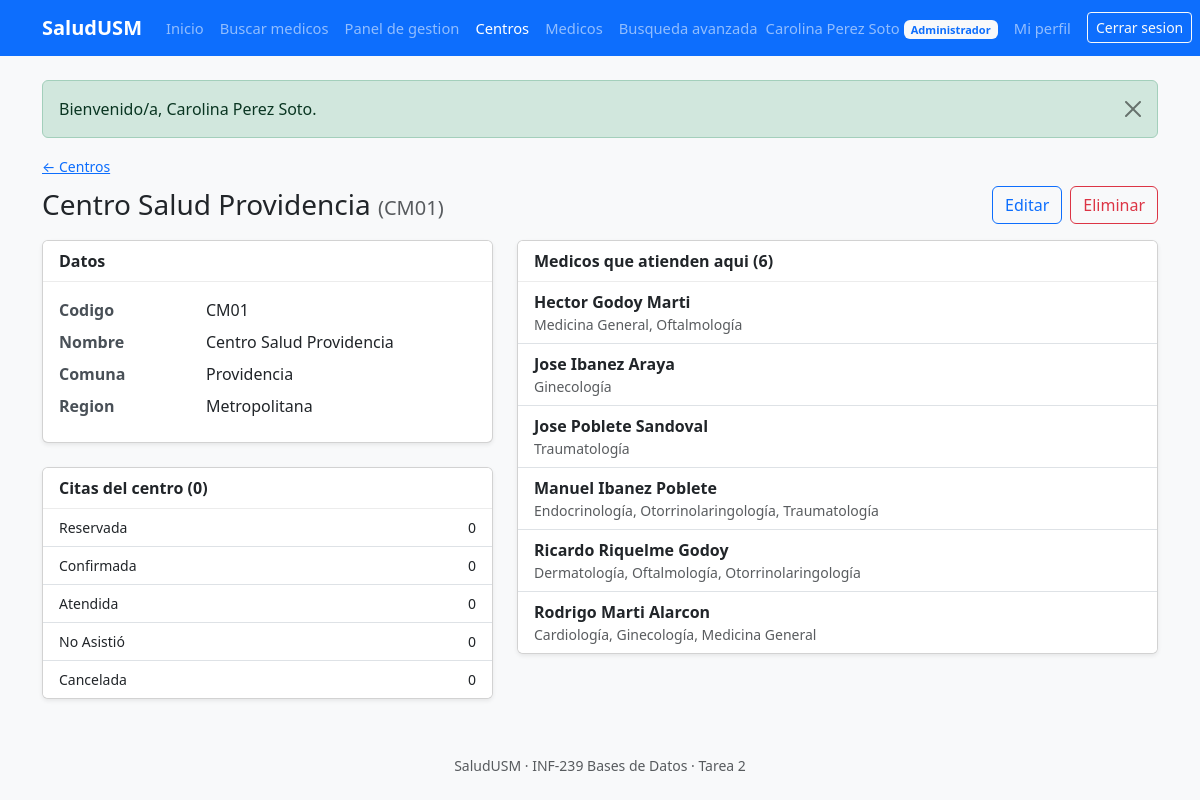
The page /PHP/admin/centro.php?id=1 (signed in) on the database its author committed.
### tables this page shows
CREATE TABLE Centro (
    idCentro     INT          NOT NULL AUTO_INCREMENT,
    codigoCentro VARCHAR(10)  NOT NULL,
    nombreCentro VARCHAR(100) NOT NULL,
    idComuna     INT          NOT NULL,
    CONSTRAINT pk_centro        PRIMARY KEY (idCentro),
    CONSTRAINT uq_centro_codigo UNIQUE (codigoCentro),
    CONSTRAINT fk_centro_comuna FOREIGN KEY (idComuna) REFERENCES Comuna (idComuna)
        ON DELETE RESTRICT ON UPDATE CASCADE
);

CREATE TABLE Comuna (
    idComuna     INT         NOT NULL AUTO_INCREMENT,
    nombreComuna VARCHAR(60) NOT NULL,
    idRegion     INT         NOT NULL,
    CONSTRAINT pk_comuna        PRIMARY KEY (idComuna),
     
    CONSTRAINT uq_comuna_nombre UNIQUE (nombreComuna),
    CONSTRAINT fk_comuna_region FOREIGN KEY (idRegion) REFERENCES Region (idRegion)
        ON DELETE RESTRICT ON UPDATE CASCADE
);

CREATE TABLE Region (
    idRegion     INT         NOT NULL AUTO_INCREMENT,
    nombreRegion VARCHAR(60) NOT NULL,
    CONSTRAINT pk_region        PRIMARY KEY (idRegion),
    CONSTRAINT uq_region_nombre UNIQUE (nombreRegion)
);

CREATE TABLE Medico (
    RUTMedico          VARCHAR(10) NOT NULL,
    emailInstitucional VARCHAR(254) NOT NULL,
    CONSTRAINT pk_medico         PRIMARY KEY (RUTMedico),
    CONSTRAINT uq_medico_email   UNIQUE (emailInstitucional),
    CONSTRAINT ck_medico_email   CHECK (emailInstitucional LIKE '%_@_%._%'),
    CONSTRAINT fk_medico_persona FOREIGN KEY (RUTMedico) REFERENCES Persona (RUT)
        ON DELETE CASCADE ON UPDATE RESTRICT
);

### PHP/includes/helpers.php (called while the page is built, shortened)
<?php
function e(?string $texto): string
{
    return htmlspecialchars($texto ?? '', ENT_QUOTES | ENT_SUBSTITUTE, 'UTF-8');
}
function url(string $ruta = ''): string
{
    return base_url() . '/' . ltrim($ruta, '/');
}
function base_url(): string
{
    static $base = null;
    if ($base !== null) {
        return $base;
    }
    $raiz = str_replace('\\', '/', (string) realpath(APP_ROOT));
    $doc  = str_replace('\\', '/', (string) realpath($_SERVER['DOCUMENT_ROOT'] ?? ''));
    if ($doc !== '' && stripos($raiz, $doc) === 0) {
        $base = rtrim(substr($raiz, strlen($doc)), '/');
    } else {
        $base = '';
    }
    $base = implode('/', array_map('rawurlencode', explode('/', $base)));
    return $base;
}

### PHP/includes/citas.php (called while the page is built, shortened)
<?php
function get(string $clave): string
{
    $v = $_GET[$clave] ?? '';
    return is_string($v) ? trim($v) : '';
}
function entero_positivo(string $v): int
{
    return preg_match('/^[1-9]\d{0,9}$/', $v) ? (int) $v : 0;
}

### PHP/includes/db.php (called while the page is built, shortened)
<?php
function db(): PDO
{
    static $pdo = null;
    if ($pdo !== null) {
        return $pdo;
    }
    $c = config('db');
    if ($c['socket'] !== '') {
        $dsn = "mysql:unix_socket={$c['socket']};dbname={$c['name']};charset=utf8mb4";
    } else {
        $dsn = "mysql:host={$c['host']};port={$c['port']};dbname={$c['name']};charset=utf8mb4";
    }
    try {
        $pdo = new PDO($dsn, $c['user'], $c['password'], [
            PDO::ATTR_ERRMODE            => PDO::ERRMODE_EXCEPTION,
            PDO::ATTR_DEFAULT_FETCH_MODE => PDO::FETCH_ASSOC,
            PDO::ATTR_EMULATE_PREPARES   => false,
        ]);
    } catch (PDOException $e) {
        error_log('SaludUSM - error de conexion: ' . $e->getMessage());
        throw new ErrorConexionBD('No fue posible conectar con la base de datos.');
    }
    $pdo->exec("SET time_zone = '" . (new DateTime())->format('P') . "'");
    return $pdo;
}
function q(string $sql, array $params = []): PDOStatement
{
    $st = db()->prepare($sql);
    $st->execute($params);
    return $st;
}

### PHP/includes/auth.php (called while the page is built, shortened)
<?php
function usuario(): ?array
{
    return [
        'rut'    => $_SESSION['rut'],
        'nombre' => $_SESSION['nombre'],
        'roles'  => $_SESSION['roles'],
        'rol'    => $_SESSION['rol'],
    ];
}
function requerir_login(): array
{
    $u = usuario();
    $vigente = q('SELECT 1 FROM Persona WHERE RUT = ? AND passwordHash IS NOT NULL', [$u['rut']])->fetchColumn();
    return usuario();
}
function requerir_rol(string ...$permitidos): array
{
    $u = requerir_login();
    return $u;
}

### PHP/includes/admin.php (called while the page is built, shortened)
<?php
function centro_con_dependencias(int $idCentro): ?array
{
    $c = q('SELECT ce.idCentro, ce.codigoCentro, ce.nombreCentro, ce.idComuna, co.nombreComuna, re.nombreRegion,
                   (SELECT COUNT(*) FROM Medico_Centro mc WHERE mc.idCentro = ce.idCentro) AS medicos,
                   (SELECT COUNT(*) FROM Cita c WHERE c.idCentro = ce.idCentro) AS citas,
                   (SELECT COUNT(*) FROM Cita c WHERE c.idCentro = ce.idCentro AND ' . SQL_CITA_FUTURA . ') AS futuras
              FROM Centro ce
              JOIN Comuna co ON co.idComuna = ce.idComuna
              JOIN Region re ON re.idRegion = co.idRegion
             WHERE ce.idCentro = ?', [$idCentro])->fetch();
    return $c ?: null;
}

### PHP/admin/centro.php (the view, shortened to what this page needs)
<?php
requerir_rol('admin');
$c = centro_con_dependencias(entero_positivo(get('id')));
$id = (int) $c['idCentro'];
$medicos = q('SELECT d.RUTMedico, d.nombreMedico, d.especialidades
                FROM Medico_Centro mc JOIN v_directorio_medicos d ON d.RUTMedico = mc.RUTMedico
               WHERE mc.idCentro = ? ORDER BY d.nombreMedico', [$id])->fetchAll();
$porEstado = q('SELECT ec.nombreEstadoCita, COUNT(c.idCita) AS n
                  FROM EstadoCita ec LEFT JOIN Cita c ON c.idEstadoCita = ec.idEstadoCita AND c.idCentro = ?
                 GROUP BY ec.idEstadoCita, ec.nombreEstadoCita ORDER BY ec.idEstadoCita', [$id])->fetchAll();
?>
<a class="small" href="<?= e(url('admin/centros.php')) ?>">&larr; Centros</a>
<div class="d-flex flex-wrap justify-content-between align-items-center gap-2 mt-2 mb-3">
    <h1 class="h3 mb-0"><?= e($c['nombreCentro']) ?> <span class="text-muted fs-5">(<?= e($c['codigoCentro']) ?>)</span></h1>
    <div class="d-flex gap-2">
        <a class="btn btn-outline-primary" href="<?= e(url('admin/centro_form.php?id=' . $id)) ?>">Editar</a>
        <a class="btn btn-outline-danger" href="<?= e(url('admin/centro_eliminar.php?id=' . $id)) ?>">Eliminar</a>
    </div>
</div>
<div class="row g-4">
    <div class="col-lg-5">
        <div class="card shadow-sm mb-4">
            <div class="card-header bg-white fw-semibold">Datos</div>
            <div class="card-body">
                <dl class="row mb-0">
                    <dt class="col-sm-4">Codigo</dt><dd class="col-sm-8"><?= e($c['codigoCentro']) ?></dd>
                    <dt class="col-sm-4">Nombre</dt><dd class="col-sm-8"><?= e($c['nombreCentro']) ?></dd>
                    <dt class="col-sm-4">Comuna</dt><dd class="col-sm-8"><?= e($c['nombreComuna']) ?></dd>
                    <dt class="col-sm-4">Region</dt><dd class="col-sm-8"><?= e($c['nombreRegion']) ?></dd>
                </dl>
            </div>
        </div>
        <div class="card shadow-sm">
            <div class="card-header bg-white fw-semibold">Citas del centro (<?= (int) $c['citas'] ?>)</div>
            <ul class="list-group list-group-flush small">
                <?php foreach ($porEstado as $e): ?>
                    <li class="list-group-item d-flex justify-content-between"><span><?= e($e['nombreEstadoCita']) ?></span><span><?= (int) $e['n'] ?></span></li>
                <?php endforeach; ?>
            </ul>
        </div>
    </div>
    <div class="col-lg-7">
        <div class="card shadow-sm">
            <div class="card-header bg-white fw-semibold">Medicos que atienden aqui (<?= count($medicos) ?>)</div>
            <?php if (!$medicos): ?>
                <div class="card-body text-muted">Ningun medico atiende en este centro.</div>
            <?php else: ?>
                <div class="list-group list-group-flush">
                    <?php foreach ($medicos as $m): ?>
                        <a class="list-group-item list-group-item-action" href="<?= e(url('admin/medico.php?rut=' . rawurlencode($m['RUTMedico']))) ?>">
                            <strong><?= e($m['nombreMedico']) ?></strong>
                            <small class="text-muted d-block"><?= e(str_replace(' | ', ', ', (string) $m['especialidades'])) ?></small>
                        </a>
                    <?php endforeach; ?>
                </div>
            <?php endif; ?>
        </div>
    </div>
</div>

### PHP/assets/css/app.css (style rules this page uses)
body { min-height: 100vh; display: flex; flex-direction: column; }
.card-header { border-bottom: 1px solid rgba(0, 0, 0, .075); }
dl.row dt { font-weight: 600; color: #495057; }

### rows shown on the page
centro: nombreCentro "Centro Salud Providencia", codigoCentro "CM01", idComuna.nombreComuna "Providencia", region.nombreRegion "Metropolitana"
medico: nombreMedico "Hector Godoy Marti", especialidades "Medicina General, Oftalmología"
medico: nombreMedico "Jose Ibanez Araya", especialidades "Ginecología"
medico: nombreMedico "Jose Poblete Sandoval", especialidades "Traumatología"
medico: nombreMedico "Manuel Ibanez Poblete", especialidades "Endocrinología, Otorrinolaringología, Traumatología"
medico: nombreMedico "Ricardo Riquelme Godoy", especialidades "Dermatología, Oftalmología, Otorrinolaringología"
medico: nombreMedico "Rodrigo Marti Alarcon", especialidades "Cardiología, Ginecología, Medicina General"

### other values the page prints
$app "SaludUSM"
$texto "Inicio"
$texto "Buscar medicos"
$texto "Panel de gestion"
$texto "Centros"
$texto "Medicos"
$texto "Busqueda avanzada"
$u['nombre'] "Carolina Perez Soto"
ROLES[$rol] "Administrador"
$f['mensaje'] "Bienvenido/a, Carolina Perez Soto."
$c['citas'] "0"
$e['nombreEstadoCita'] "Reservada"
$e['n'] "0"
$e['nombreEstadoCita'] "Confirmada"
$e['nombreEstadoCita'] "Atendida"
